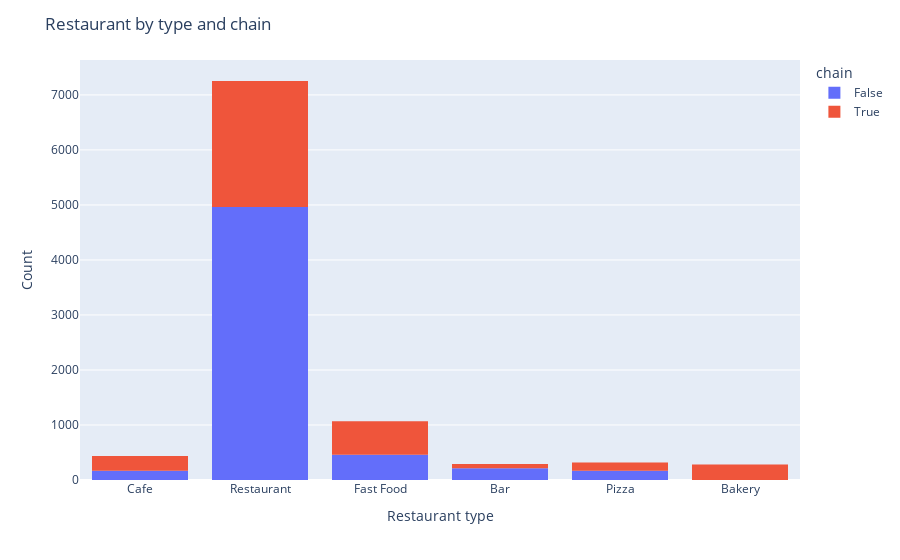

Notebook code for this chart:
### Markdown cell above
A continuación evaluamos el segundo punto de vista, desde la distribución general según tipo de establecimiento:

### Code cell
fig = px.histogram(df_rest, x='object_type', color='chain')
fig.update_layout(
    title_text='Restaurant by type and chain',
    xaxis_title_text='Restaurant type',
    yaxis_title_text='Count',
)
fig.show()

### Figure 1 — Plotly figure (JSON) as saved in the notebook; plotly's stock layout.template omitted (floating-point values rounded to 4 significant figures; data arrays with more than 128 entries replaced by an {"elided": "..."} marker saying what was removed)
{"data": [{"alignmentgroup": "True", "bingroup": "x", "hovertemplate": "chain=False<br>object_type=%{x}<br>count=%{y}<extra></extra>", "legendgroup": "False", "marker": {"color": "#636efa", "pattern": {"shape": ""}}, "name": "False", "offsetgroup": "False", "orientation": "v", "showlegend": true, "type": "histogram", "x": {"elided": "5972 str values"}, "xaxis": "x", "yaxis": "y"}, {"alignmentgroup": "True", "bingroup": "x", "hovertemplate": "chain=True<br>object_type=%{x}<br>count=%{y}<extra></extra>", "legendgroup": "True", "marker": {"color": "#EF553B", "pattern": {"shape": ""}}, "name": "True", "offsetgroup": "True", "orientation": "v", "showlegend": true, "type": "histogram", "x": {"elided": "3676 str values"}, "xaxis": "x", "yaxis": "y"}], "layout": {"barmode": "relative", "legend": {"title": {"text": "chain"}, "tracegroupgap": 0}, "margin": {"t": 60}, "title": {"text": "Restaurant by type and chain"}, "xaxis": {"anchor": "y", "domain": [0, 1], "title": {"text": "Restaurant type"}}, "yaxis": {"anchor": "x", "domain": [0, 1], "title": {"text": "Count"}}}}
